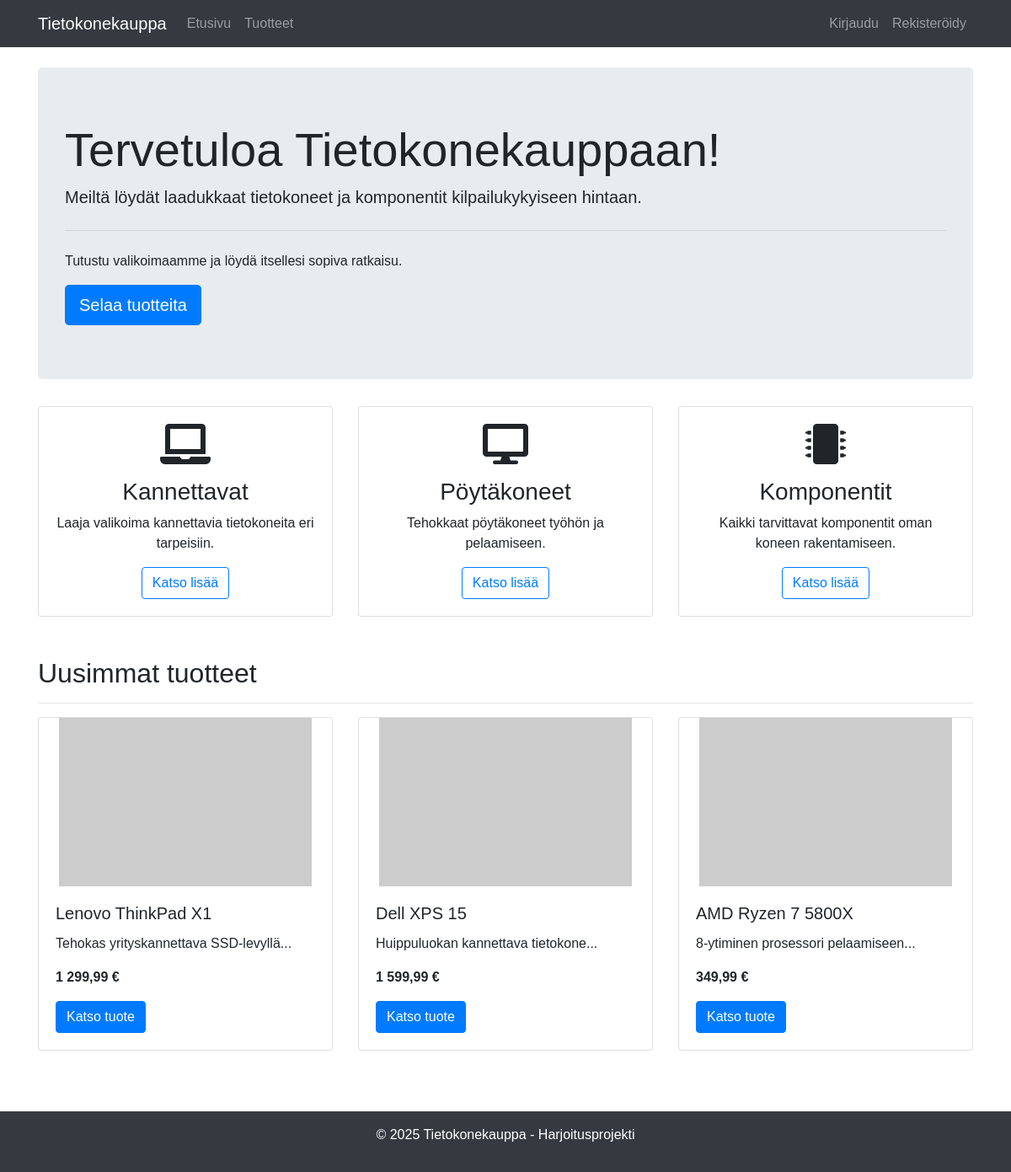
The page / on the database its author committed.
### tables this page shows
CREATE TABLE products (
    id INT AUTO_INCREMENT PRIMARY KEY,
    name VARCHAR(100) NOT NULL,
    description TEXT,
    price DECIMAL(10, 2) NOT NULL,
    stock INT NOT NULL DEFAULT 0,
    image VARCHAR(255),
    category VARCHAR(50),
    created_at TIMESTAMP DEFAULT CURRENT_TIMESTAMP
);

### index.php (the view)
<?php include 'includes/header.php'; ?>
<div class="jumbotron">
    <h1 class="display-4">Tervetuloa Tietokonekauppaan!</h1>
    <p class="lead">Meiltä löydät laadukkaat tietokoneet ja komponentit kilpailukykyiseen hintaan.</p>
    <hr class="my-4">
    <p>Tutustu valikoimaamme ja löydä itsellesi sopiva ratkaisu.</p>
    <a class="btn btn-primary btn-lg" href="products.php" role="button">Selaa tuotteita</a>
</div>
<div class="row">
    <div class="col-md-4">
        <div class="card mb-4">
            <div class="card-body text-center">
                <i class="fas fa-laptop fa-3x mb-3"></i>
                <h3>Kannettavat</h3>
                <p>Laaja valikoima kannettavia tietokoneita eri tarpeisiin.</p>
                <a href="products.php?category=Kannettavat" class="btn btn-outline-primary">Katso lisää</a>
            </div>
        </div>
    </div>
    <div class="col-md-4">
        <div class="card mb-4">
            <div class="card-body text-center">
                <i class="fas fa-desktop fa-3x mb-3"></i>
                <h3>Pöytäkoneet</h3>
                <p>Tehokkaat pöytäkoneet työhön ja pelaamiseen.</p>
                <a href="products.php?category=Pöytäkoneet" class="btn btn-outline-primary">Katso lisää</a>
            </div>
        </div>
    </div>
    <div class="col-md-4">
        <div class="card mb-4">
            <div class="card-body text-center">
                <i class="fas fa-microchip fa-3x mb-3"></i>
                <h3>Komponentit</h3>
                <p>Kaikki tarvittavat komponentit oman koneen rakentamiseen.</p>
                <a href="products.php?category=Komponentit" class="btn btn-outline-primary">Katso lisää</a>
            </div>
        </div>
    </div>
</div>
<div class="row mt-4">
    <div class="col-12">
        <h2>Uusimmat tuotteet</h2>
        <hr>
    </div>
</div>
<div class="row">
    <?php
    require_once 'config/db.php';
    $stmt = $pdo->query("SELECT * FROM products ORDER BY created_at DESC LIMIT 3");
    while ($row = $stmt->fetch()) {
    ?>
    <div class="col-md-4 mb-4">
        <div class="card product-card">
            <img src="<?php echo !empty($row['image']) ? $row['image'] : 'https://via.placeholder.com/300x200?text=Tietokonekauppa'; ?>"
                 class="card-img-top product-img" alt="<?php echo htmlspecialchars($row['name']); ?>">
            <div class="card-body">
                <h5 class="card-title"><?php echo htmlspecialchars($row['name']); ?></h5>
                <p class="card-text"><?php echo htmlspecialchars(substr($row['description'], 0, 100)) . '...'; ?></p>
                <p class="card-text font-weight-bold"><?php echo number_format($row['price'], 2, ',', ' '); ?> €</p>
                <a href="products.php?id=<?php echo $row['id']; ?>" class="btn btn-primary">Katso tuote</a>
            </div>
        </div>
    </div>
    <?php } ?>
</div>
<?php include 'includes/footer.php'; ?>

### css/style.css (style rules this page uses)
body { font-family: 'Arial', sans-serif; min-height: 100vh; display: flex; flex-direction: column; }
.product-card { transition: transform 0.3s; height: 100%; }
.product-img { height: 200px; object-fit: contain; }

### rows shown on the page
products: name "Lenovo ThinkPad X1", description "Tehokas yrityskannettava SSD-levyllä", price "1 299,99"
products: name "Dell XPS 15", description "Huippuluokan kannettava tietokone", price "1 599,99"
products: name "AMD Ryzen 7 5800X", description "8-ytiminen prosessori pelaamiseen", price "349,99"
